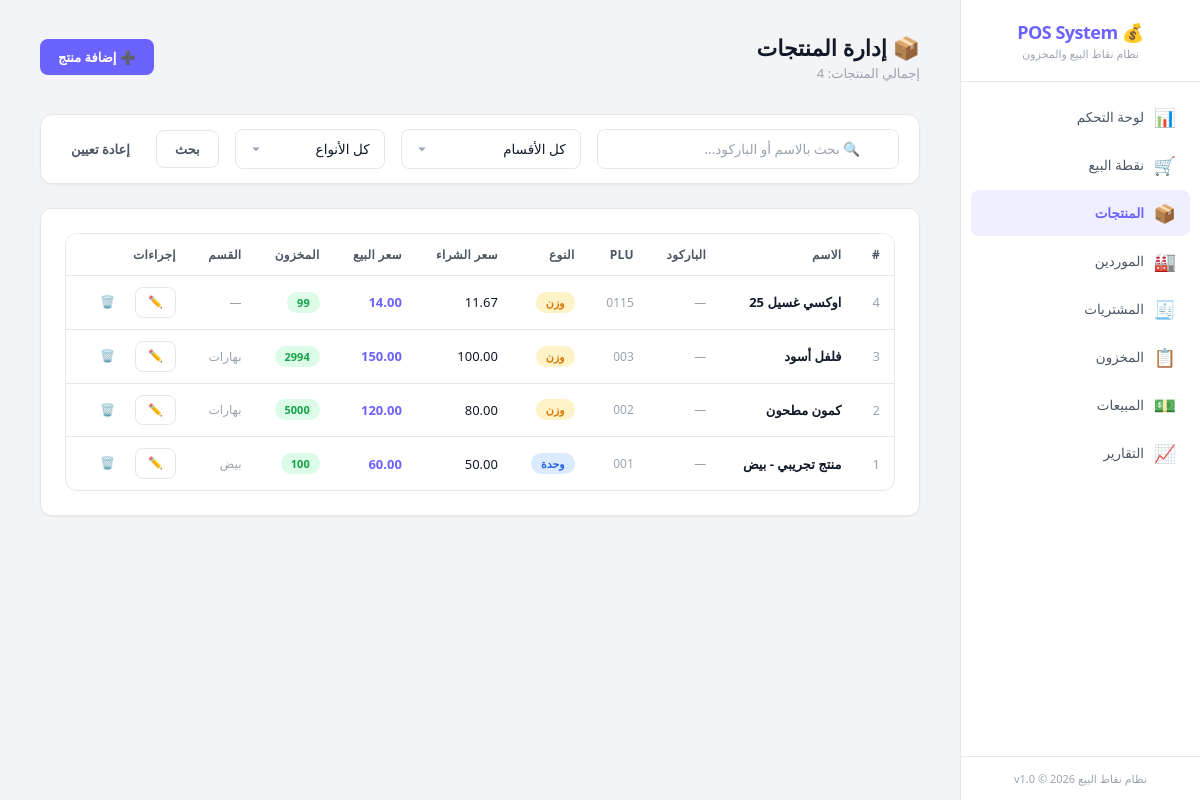
The page /?page=products on the database as committed earlier.
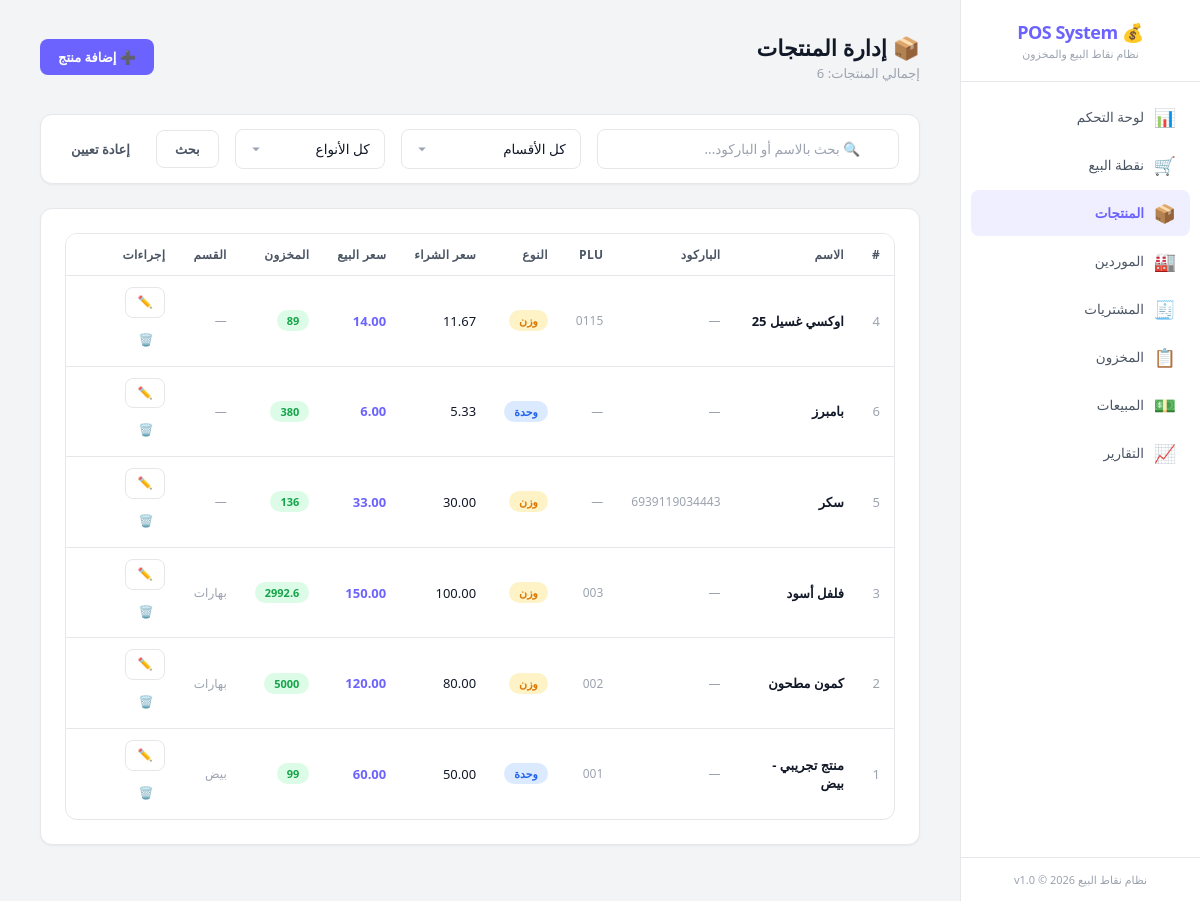
The same page on the database as committed later.
### tables this page shows
CREATE TABLE products (
    id INTEGER PRIMARY KEY AUTOINCREMENT,
    name TEXT NOT NULL,
    barcode TEXT DEFAULT NULL,
    plu_code TEXT DEFAULT NULL,
    type TEXT NOT NULL DEFAULT 'unit' CHECK(type IN ('unit', 'pack', 'weight')),
    purchase_price REAL NOT NULL DEFAULT 0,
    sale_price_unit REAL NOT NULL DEFAULT 0,
    sale_price_pack REAL DEFAULT NULL,
    pack_quantity INTEGER DEFAULT NULL,
    stock_quantity REAL NOT NULL DEFAULT 0,
    min_stock REAL NOT NULL DEFAULT 0,
    category TEXT DEFAULT NULL,
    notes TEXT DEFAULT NULL,
    is_active INTEGER NOT NULL DEFAULT 1,
    created_at TEXT NOT NULL DEFAULT (datetime('now', 'localtime')),
    updated_at TEXT NOT NULL DEFAULT (datetime('now', 'localtime'))
, pack_type TEXT DEFAULT 'كرتونة', pack_unit_quantity INTEGER DEFAULT NULL, pack_purchase_price REAL DEFAULT NULL, pack_sale_price REAL DEFAULT NULL);

### www/app/config/database.php (called while the page is built, shortened)
<?php
class Database {
    private static $instance = null;
    private $pdo;
    private function __construct() {
        $this->dbPath = __DIR__ . '/../../data/pos_system.db';
        try {
            $this->pdo = new PDO('sqlite:' . $this->dbPath);
            $this->pdo->setAttribute(PDO::ATTR_ERRMODE, PDO::ERRMODE_EXCEPTION);
            $this->pdo->setAttribute(PDO::ATTR_DEFAULT_FETCH_MODE, PDO::FETCH_ASSOC);
            $this->pdo->exec('PRAGMA journal_mode = WAL');
            $this->pdo->exec('PRAGMA foreign_keys = ON');
            $this->pdo->exec('PRAGMA busy_timeout = 5000');
            $this->pdo->exec('PRAGMA synchronous = NORMAL');
            $this->pdo->exec('PRAGMA cache_size = -8000');
            $this->pdo->exec('PRAGMA temp_store = MEMORY');
        } catch (PDOException $e) {
            die('Database connection failed: ' . $e->getMessage());
        }
    }
    public static function getInstance() {
        if (self::$instance === null) {
            self::$instance = new self();
        }
        return self::$instance;
    }
    public function getConnection() {
        return $this->pdo;
    }
    public function migrate() {
        $migrationsDir = __DIR__ . '/../database/migrations/';
        $migrationFiles = glob($migrationsDir . '*.sql');
        sort($migrationFiles);
        foreach ($migrationFiles as $file) {
            $sql = file_get_contents($file);
            try {
                $this->pdo->exec($sql);
            } catch (PDOException $e) {
                if (strpos($e->getMessage(), 'already exists') === false &&
                    strpos($e->getMessage(), 'UNIQUE constraint') === false) {
                    error_log('Migration error in ' . basename($file) . ': ' . $e->getMessage());
                }
            }
        }
    }
}

### www/app/controllers/ProductController.php (called while the page is built, shortened)
<?php
class ProductController {
    private $productService;
    public function __construct() {
        $this->productService = new ProductService();
    }
    public function index() {
        $search = $_GET['search'] ?? '';
        $category = $_GET['category'] ?? '';
        $type = $_GET['type'] ?? '';
        $products = $this->productService->getAll($search, $category, $type);
        include APP_PATH . '/views/layout/header.php';
        include APP_PATH . '/views/products/index.php';
        include APP_PATH . '/views/layout/footer.php';
    }
}

### www/app/services/ProductService.php (called while the page is built, shortened)
<?php
class ProductService {
    private $productRepo;
    public function __construct() {
        $this->productRepo = new ProductRepository();
    }
    public function getAll($search = '', $category = '', $type = '') {
        return $this->productRepo->getAll($search, $category, $type);
    }
}

### www/app/repositories/ProductRepository.php (called while the page is built, shortened)
<?php
class ProductRepository {
    private $db;
    public function __construct() {
        $this->db = Database::getInstance()->getConnection();
    }
    public function getAll($search = '', $category = '', $type = '') {
        $sql = "SELECT * FROM products WHERE is_active = 1";
        $params = [];
        $sql .= " ORDER BY name ASC";
        $stmt = $this->db->prepare($sql);
        $stmt->execute($params);
        return $stmt->fetchAll();
    }
}

### www/app/views/products/index.php (the view, shortened to what this page needs)
<div class="page-header">
    <div>
        <h1>📦 إدارة المنتجات</h1>
        <p class="subtitle">إجمالي المنتجات: <?= count($products) ?></p>
    </div>
    <a href="?page=products&action=create" class="btn btn-primary">➕ إضافة منتج</a>
</div>
<div class="card" style="padding:14px 20px;">
    <form class="d-flex align-center gap-2" method="GET">
        <div class="search-box" style="flex:1;">
            <input type="text" name="search" class="form-control" placeholder="🔍 بحث بالاسم أو الباركود..." value="<?= htmlspecialchars($_GET['search'] ?? '') ?>">
        </div>
        <select name="category" class="form-control" style="width:180px;">
            <option value="">كل الأقسام</option>
        </select>
        <select name="type" class="form-control" style="width:150px;">
            <option value="">كل الأنواع</option>
        </select>
        <button type="submit" class="btn btn-outline">بحث</button>
        <a href="?page=products" class="btn btn-ghost">إعادة تعيين</a>
    </form>
</div>
<div class="card">
    <?php if (!empty($products)): ?>
    <div class="table-wrapper">
        <table>
            <thead>
                <tr>
                    <th>#</th>
                    <th>الاسم</th>
                    <th>الباركود</th>
                    <th>PLU</th>
                    <th>النوع</th>
                    <th>سعر الشراء</th>
                    <th>سعر البيع</th>
                    <th>المخزون</th>
                    <th>القسم</th>
                    <th>إجراءات</th>
                </tr>
            </thead>
            <tbody>
                <?php foreach ($products as $p): ?>
                <tr>
                    <td class="text-muted"><?= $p['id'] ?></td>
                    <td class="fw-bold"><?= htmlspecialchars($p['name']) ?></td>
                    <td class="text-muted fs-sm"><?= $p['barcode'] ?: '—' ?></td>
                    <td class="text-muted fs-sm"><?= $p['plu_code'] ?: '—' ?></td>
                    <td>
                        <?php
                        $typeLabels = ['unit' => 'وحدة', 'pack' => 'عبوة', 'weight' => 'وزن'];
                        $typeColors = ['unit' => 'info', 'pack' => 'purple', 'weight' => 'warning'];
                        ?>
                        <span class="badge badge-<?= $typeColors[$p['type']] ?? 'info' ?>"><?= $typeLabels[$p['type']] ?? $p['type'] ?></span>
                    </td>
                    <td><?= number_format($p['purchase_price'], 2) ?></td>
                    <td class="fw-bold text-accent"><?= number_format($p['sale_price_unit'], 2) ?></td>
                    <td>
                        <?php if ($p['stock_quantity'] <= $p['min_stock'] && $p['min_stock'] > 0): ?>
                            <span class="badge badge-danger"><?= $p['stock_quantity'] ?></span>
                        <?php else: ?>
                            <span class="badge badge-success"><?= $p['stock_quantity'] ?></span>
                        <?php endif; ?>
                    </td>
                    <td class="text-muted fs-sm"><?= $p['category'] ?: '—' ?></td>
                    <td>
                        <div class="btn-group">
                            <a href="?page=products&action=edit&id=<?= $p['id'] ?>" class="btn btn-sm btn-outline">✏️</a>
                            <button class="btn btn-sm btn-ghost text-danger" onclick="deleteItem('?page=products&action=delete&id=<?= $p['id'] ?>', 'حذف <?= htmlspecialchars($p['name']) ?>؟')">🗑️</button>
                        </div>
                    </td>
                </tr>
                <?php endforeach; ?>
            </tbody>
        </table>
    </div>
    <?php endif; ?>
</div>

### www/index.php (shortened to what this page needs)
<?php
require_once APP_PATH . '/config/database.php';
$page = isset($_GET['page']) ? $_GET['page'] : 'dashboard';
$action = isset($_GET['action']) ? $_GET['action'] : 'index';
$routes = [
    'dashboard'  => 'DashboardController',
    'pos'        => 'POSController',
    'products'   => 'ProductController',
    'suppliers'  => 'SupplierController',
    'purchases'  => 'PurchaseController',
    'inventory'  => 'InventoryController',
    'sales'      => 'SaleController',
    'reports'    => 'ReportController',
];
if (isset($routes[$page])) {
    $controllerName = $routes[$page];
    $controllerFile = APP_PATH . "/controllers/{$controllerName}.php";
    if (file_exists($controllerFile)) {
        $controller = new $controllerName();
        if (method_exists($controller, $action)) {
            $controller->$action();
        } else {
            $controller->index();
        }
    } else {
        http_response_code(404);
        echo '<h1>Controller not found</h1>';
    }
} else {
    http_response_code(404);
    echo '<h1>Page not found</h1>';
}

### www/app/views/layout/header.php (shortened to what this page needs)
<?php
$currentPage = $_GET['page'] ?? 'dashboard';
?>
<!DOCTYPE html>
<html lang="ar" dir="rtl">
<head>
    <link rel="stylesheet" href="public/css/main.css?v=<?= time() ?>">
</head>
<body>
<div class="app-wrapper">
    <aside class="sidebar">
        <div class="sidebar-logo">
            <h2>💰 POS System</h2>
            <span>نظام نقاط البيع والمخزون</span>
        </div>
        <nav class="sidebar-nav">
            <a href="?page=dashboard" class="nav-item <?= $currentPage === 'dashboard' ? 'active' : '' ?>">
                <span class="icon">📊</span> لوحة التحكم
            </a>
            <a href="?page=pos" class="nav-item <?= $currentPage === 'pos' ? 'active' : '' ?>">
                <span class="icon">🛒</span> نقطة البيع
            </a>
            <a href="?page=products" class="nav-item <?= $currentPage === 'products' ? 'active' : '' ?>">
                <span class="icon">📦</span> المنتجات
            </a>
            <a href="?page=suppliers" class="nav-item <?= $currentPage === 'suppliers' ? 'active' : '' ?>">
                <span class="icon">🏭</span> الموردين
            </a>
            <a href="?page=purchases" class="nav-item <?= $currentPage === 'purchases' ? 'active' : '' ?>">
                <span class="icon">🧾</span> المشتريات
            </a>
            <a href="?page=inventory" class="nav-item <?= $currentPage === 'inventory' ? 'active' : '' ?>">
                <span class="icon">📋</span> المخزون
            </a>
            <a href="?page=sales" class="nav-item <?= $currentPage === 'sales' ? 'active' : '' ?>">
                <span class="icon">💵</span> المبيعات
            </a>
            <a href="?page=reports" class="nav-item <?= $currentPage === 'reports' ? 'active' : '' ?>">
                <span class="icon">📈</span> التقارير
            </a>
        </nav>
        <div class="sidebar-footer">
            نظام نقاط البيع v1.0 &copy; <?= date('Y') ?>
        </div>
    </aside>
    <main class="main-content">

### www/app/views/layout/footer.php
    </main>
</div>
</body>
</html>

Rows that differ between the two databases and show on the page:
changed products "اوكسي غسيل 25": stock_quantity "99" → "89"
added products: id "6", name "بامبرز", barcode "—", plu_code "—", type "وحدة", purchase_price "5.33", sale_price_unit "6.00", stock_quantity "380", category "—"
added products: id "5", name "سكر", barcode "6939119034443", plu_code "—", type "وزن", purchase_price "30.00", sale_price_unit "33.00", stock_quantity "136", category "—"
changed products "فلفل أسود": stock_quantity "2994" → "2992.6"
changed products "منتج تجريبي - بيض": stock_quantity "100" → "99"
Other text that changed with them:
count($products): "4" → "6"
